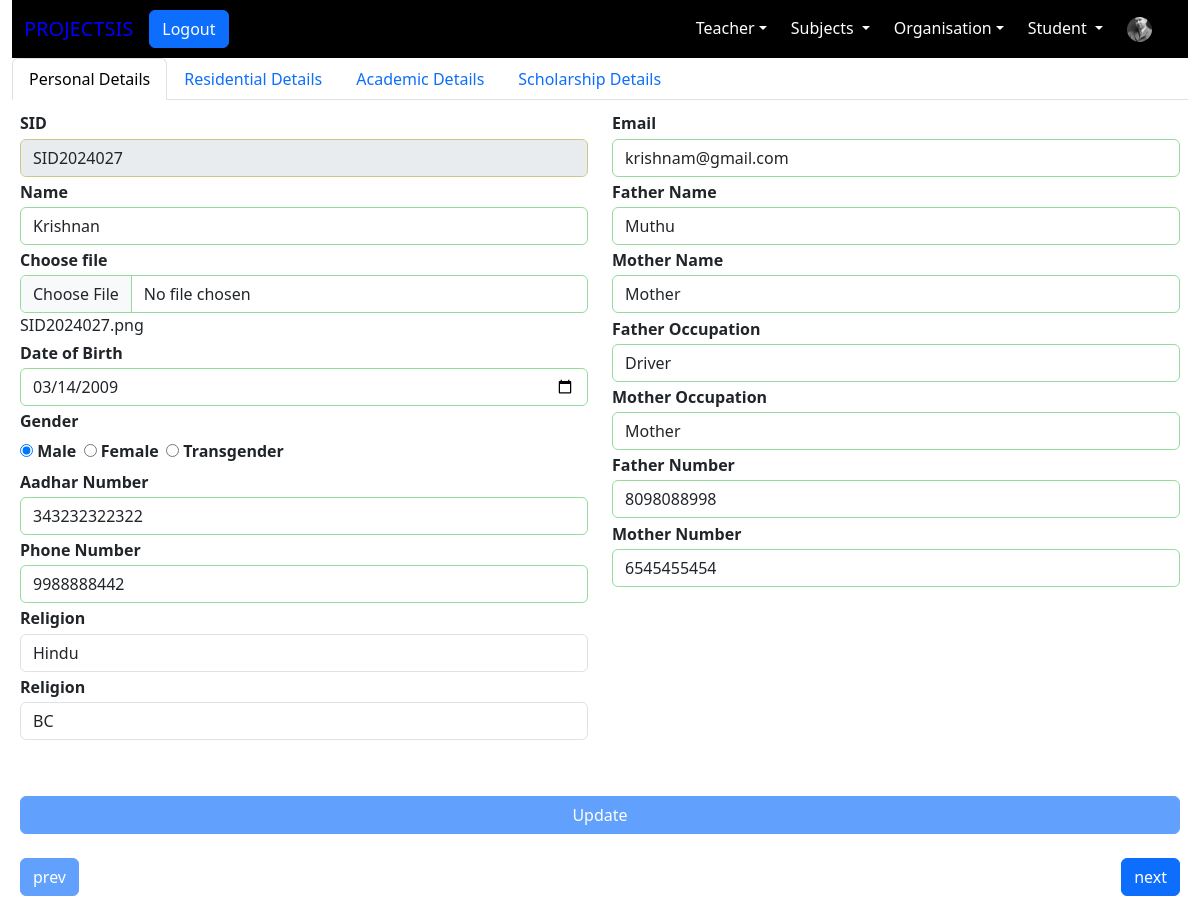
The page /Admin/NewStudent.php?Edit=SID2024027 (signed in) on the database its author committed.
### tables this page shows
CREATE TABLE `student` (
  `SID` varchar(10) NOT NULL,
  `Name` varchar(30) NOT NULL,
  `File` varchar(50) NOT NULL,
  `Dob` date NOT NULL,
  `Gender` varchar(12) NOT NULL,
  `Aadhaar` bigint(20) NOT NULL,
  `Phone` bigint(11) NOT NULL,
  `Email` varchar(50) NOT NULL,
  `FatherName` varchar(30) NOT NULL,
  `MotherName` varchar(30) NOT NULL,
  `FatherOccupation` varchar(30) NOT NULL,
  `MotherOccupation` varchar(30) NOT NULL,
  `FPhone` bigint(11) NOT NULL,
  `MPhone` bigint(11) NOT NULL,
  `CreatedOn` datetime NOT NULL DEFAULT current_timestamp(),
  `CreatedBy` varchar(10) NOT NULL DEFAULT 'Admin',
  `Who` varchar(10) NOT NULL DEFAULT 'student'
);

CREATE TABLE `academicdetails` (
  `AID` int(11) NOT NULL,
  `SID` varchar(10) NOT NULL,
  `Batch` year(4) NOT NULL,
  `Year` int(2) NOT NULL,
  `Join_Date` date NOT NULL DEFAULT '2024-04-01',
  `Type` varchar(20) NOT NULL,
  `Status` varchar(10) NOT NULL,
  `Achievements` varchar(100) NOT NULL,
  `CreatedOn` datetime NOT NULL DEFAULT current_timestamp(),
  `DID` int(11) NOT NULL,
  `CID` int(11) NOT NULL
);

### Admin/NewStudent.php (the view, shortened to what this page needs)
<!DOCTYPE html>
<?php require_once("../Connection/Connection.php") ?>
<?php
    if(isset($_GET['Edit']))
    {
        $Edit=$_GET['Edit'];
        $qry="SELECT * FROM student inner join residential on student.SID=residential.SID inner join scholarship on student.SID=scholarship.SID inner join academicdetails on student.SID=academicdetails.SID where student.SID='$Edit'";
        $res=mysqli_query($conn,$qry);
        if($res)
            $ResEdit=mysqli_fetch_assoc($res);
    }
?>
<html lang="en">
<head>
    <link rel="stylesheet" href="../Bootstrap/css/bootstrap.min.css">
    <link rel="stylesheet" href="../MyStyles.css">
</head>
<body>
    <div class="container-fluid">
        <?php include_once("navbar.php"); ?>
   <div class="row">
    <div class="col-md-12">
        <nav class="nav-stacked">
            <ul class="nav nav-tabs  d-flex" id="navtab" style="background-color: white;">
                <li class="nav-item"><a class="nav-link active" data-number=0  data-tab="student_personal" href="#">Personal Details</a></li>
                <li class="nav-item"><a class="nav-link" data-number=1 data-tab="residential_details" href="#residential_details">Residential Details</a></li>
                <li class="nav-item"><a class="nav-link" data-number=2 data-tab="academic_details" href="#academic_details">Academic Details</a></li>
                <li class="nav-item"><a class="nav-link" data-number=3 data-tab="scholarship_details" href="#scholarship_details">Scholarship Details</a></li>
            </ul>
        </nav>
            <form id="NewStudentForm" action="NewUserHandle.php" enctype="multipart/form-data" method="post" class="d-flex flex-column gap-2 p-2">
                <div class="tab-content active-tab col-md-12 gap-5 " id="student_personal">
                    <div class="row">
                <div class="col-md-6 col-xs-12 gap-2">
                    <?php if(isset($ResEdit['SID']))
                    {
                     ?>
                     <div class="form-group ">
                        <label for="input-name">SID</label>
                        <input type="text" name="SID"  value="<?php echo $ResEdit['SID']; ?>"  id="input-name" maxlength="30" class="form-control" readonly required>
                    </div>
                     <?php
                    }
                     ?>
                    <div class="form-group ">
                        <label for="input-name">Name</label>
                        <input type="text" pattern="^[A-Z][a-z A-Z]*$"  value="<?php if(isset($ResEdit['Name'])) echo $ResEdit['Name'];?>" name="Name" id="input-name" maxlength="30" class="form-control" required>
                    </div>
                    <div class="form-group">
                        <label for="input-file">Choose file</label>
                        <input type="file" name="File" id="input-file" class="form-control"  <?php if(!isset($_GET['Edit'])) echo "required"; ?>  >
                        <?php echo"<span>";if(isset($ResEdit['File'])) echo $ResEdit['File']; echo "</span>";?>
                    </div>
                    <div class="form-group">
                        <label for="input-dob">Date of Birth</label>
                        <input type="date" required  name="Dob" value="<?php if(isset($ResEdit['Dob'])) echo $ResEdit['Dob'];?>" max="<?php echo date("Y-m-d",time()-(15*365*24*60*60)) ?>" id="input-dob" class="form-control">
                    </div>
                    <div class="form-group">
                        <label for="input-gender">Gender</label>
                        <div class="gender">
                            <input type="radio" required name="Gender" id="gender_male" value="Male"  <?php if(isset($ResEdit['Gender']) && $ResEdit['Gender']=="Male") echo "checked"; ?> >
                            <label for="gender_male" class="" >Male</label>
                            <input type="radio" required name="Gender" id="gender_female" value="Female" <?php if(isset($ResEdit['Gender']) && $ResEdit['Gender']=="Female") echo "checked"; ?> >
                            <label for="gender_female">Female</label>
                            <input type="radio" required name="Gender" id="gender_others" value="Others" <?php if(isset($ResEdit['Gender']) && $ResEdit['Gender']=="Others") echo "checked"; ?> >
                            <label for="gender_others">Transgender</label>
                        </div>
                    </div>
                    <div class="form-group">
                        <label for="input-aadhar">Aadhar Number</label>
                        <input type="number" value="<?php if(isset($ResEdit['Aadhaar'])) echo $ResEdit['Aadhaar'];?>" name="Aadhaar" id="input-aadhar" maxlength="12" class="form-control" placeholder="number should be 12 digits">
                    </div>
                    <div class="form-group">
                        <label for="input-phone">Phone Number</label>
                        <input type="number" value="<?php if(isset($ResEdit['Phone'])) echo $ResEdit['Phone'];?>" name="Phone" id="input-phone" class="form-control" placeholder="number should be 10 digits">
                    </div>
                    <div class="form-group">
                        <label for="">Religion</label>
                        <select name="Religion" id="" class="form-control">
                            <option value="Hindu" <?php if(isset($ResEdit['Religion']) && $ResEdit['Religion']=='Hindu') echo 'selected'; ?>>Hindu</option>
                        </select>
                    </div>
                    <div class="form-group">
                        <label for="">Religion</label>
                        <select name="Community" id="" class="form-control">
                            <option value="BC" <?php if(isset($ResEdit['Community']) && $ResEdit['Community']=='BC') echo 'selected'; ?>>BC</option>
                        </select>
                    </div>
                </div>
                <div class="col-md-6 col-xs-12  gap-2">
                    <div class="form-group">
                        <label for="input-email">Email</label>
                        <input type="email" required value="<?php if(isset($ResEdit['Email'])) echo $ResEdit['Email'];?>" name="Email" id="input-email" class="form-control" placeholder="Enter your email">
                    </div>
                    <div class="form-group">
                        <label for="input-father">
                            Father Name
                        </label>
                        <input type="text" required  name="FatherName" pattern="^[A-Z][a-zA-Z ]*$" value="<?php if(isset($ResEdit['FatherName'])) echo $ResEdit['FatherName'];?>" id="input-father" class="form-control">
                    </div>
                    <div class="form-group">
                        <label for="input-mother">
                            Mother Name
                        </label>
                        <input type="text" required name="MotherName" pattern="^[A-Z][a-zA-Z ]*$" value="<?php if(isset($ResEdit['MotherName'])) echo $ResEdit['MotherName'];?>" id="input-mother" class="form-control">
                    </div>
                    <div class="form-group">
                        <label for="input-father">
                            Father Occupation
                        </label>
                        <input type="text" required name="FatherOccupation" pattern="^[A-Z][a-zA-Z ]*$" value="<?php if(isset($ResEdit['FatherOccupation'])) echo $ResEdit['FatherOccupation'];?>" id="input-fatheroccup" class="form-control">
                    </div>
                    <div class="form-group">
                        <label for="input-mother">
                            Mother Occupation
                        </label>
                        <input type="text" required name="MotherOccupation" pattern="^[A-Z][a-zA-Z ]*$" value="<?php if(isset($ResEdit['MotherOccupation'])) echo $ResEdit['MotherName'];?>" id="input-motheroccup" class="form-control">
                    </div>
                    <div class="form-group">
                        <label for="input-fatherno">
                            Father Number
                        </label>
                        <input type="number" required name="FPhone" id="input-fatherno" value="<?php if(isset($ResEdit['FPhone'])) echo $ResEdit['FPhone'];?>" class="form-control">
                     </div>
                    <div class="form-group">
                        <label for="input-motherno">
                            Mother Number
                        </label>
                        <input type="number" required name="MPhone" id="input-motherno" value="<?php if(isset($ResEdit['MPhone'])) echo $ResEdit['MPhone'];?>" class="form-control">
                    </div>
                </div>
                    </div>
            </div>
            <br>
              <button type="submit" style="width: 100%;margin: 1rem 0rem" class="btn btn-primary btn-block" id="create-button"   <?php if(isset($ResEdit)) echo  "name='Update'>Update"; else echo "name='Create'>Create"; ?></button>
            <div class="navic">
                <button type="button" class="btn btn-primary" id="prev">prev</button>
                <button type="button" class="btn btn-primary" id="next">next</button>
            </div>
            </form>
        </div>
    </div>
</div>
</body>
</html>

### MyStyles.css (style rules this page uses)
label { padding:0.2rem 0.2rem 0.2rem 0; font-weight: bold; }
ul li { cursor: pointer; }
.nav-stacked { position: sticky; top:0; }
.tab-content { display: none; animation: anime 1s; }
.active-tab { display: block; }
input:required { border: 1px rgb(203, 200, 135) solid; }
input:valid { border: 1px rgb(148, 219, 158) solid; }

### Admin/NewStudent.php (style rules this page uses)
.tab-content { display: none; animation: anime 1s; }
.active-tab { display: block; }
.navic { display: flex; justify-content: space-between; }

### rows shown on the page
student: SID "SID2024027", Name "Krishnan", File "SID2024027.png", Dob "03/14/2009", Gender "☑ Male", Gender "☐ Female", Gender "☐ Transgender", Aadhaar "343232322322", Phone "9988888442", Email "krishnam@gmail.com", FatherName "Muthu", MotherName "Mother", FatherOccupation "Driver", MotherOccupation "Mother", FPhone "8098088998", MPhone "6545455454"
